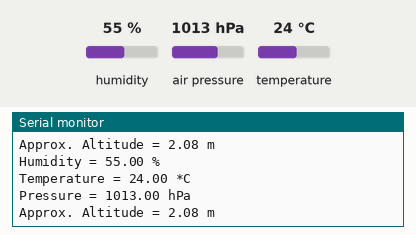
Simulated run of this sketch. Board: Arduino Uno, built with avr-gcc and run on an emulated ATmega328P. Shown: the last lines printed to the serial monitor. The inputs (shaded band) are chosen by the test bench; at power-on: humidity 55 %, air pressure 1013 hPa, temperature 24 °C. Storage starts empty.

Above: at 1.2 s.
1.3 s: humidity set to 22 %
At 1.3 s:
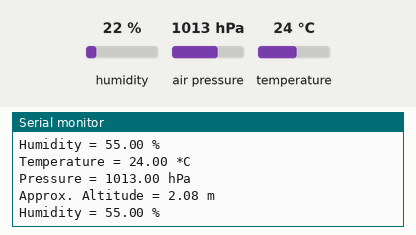
2.8 s: air pressure set to 952 hPa
At 3.6 s:
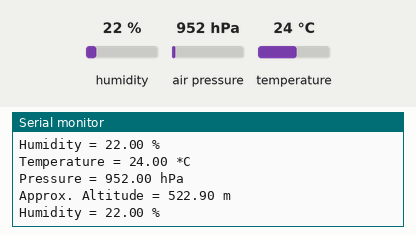

Measured:
- after the input at 2.8 s, the serial monitor: prints a new line after 0.46 s (image 2)

The sketch:

adafruit_BME280_WRITETOSD.ino
```cpp
/*
 * Complete Project Details https://randomnerdtutorials.com
*/

#include "Wire.h"
#include <SPI.h>
#include <Adafruit_Sensor.h>
#include <Adafruit_BME280.h>
#include<SD.h>

#define BME_SCK 13
#define BME_MISO 12
#define BME_MOSI 11
#define BME_CS 10

#define SEALEVELPRESSURE_HPA (1013.25)

File myFile;
Adafruit_BME280 bme; // I2C
//Adafruit_BME280 bme(BME_CS); // hardware SPI
//Adafruit_BME280 bme(BME_CS, BME_MOSI, BME_MISO, BME_SCK); // software SPI

unsigned long delayTime;

void setup() {
  Serial.begin(9600);
  Serial.println(F("BME280 test"));

   Serial.print("Initializing SD card...");

  if (!SD.begin(10)) {
    Serial.println("initialization failed!");
    while(1);
  }
Serial.println("initialization done.");
  Serial.println("-- Default Test --");

 if (!bme.begin()) {
    Serial.println("Could not find a valid BME280 sensor, check wiring!");
    while (1);
  }

myFile = SD.open("data.csv", FILE_WRITE);
myFile.println("Temperature (*C), Pressure (Pa), Approx. Altitude (m), Humidity (%)");
myFile.close();

}


void loop() {

  myFile = SD.open("data.csv", FILE_WRITE);

  printValues();
  delay(delayTime);
}


void printValues() {
  Serial.print("Temperature = ");
  Serial.print(bme.readTemperature());
  Serial.println(" *C");

  // Convert temperature to Fahrenheit
  /*Serial.print("Temperature = ");
  Serial.print(1.8 * bme.readTemperature() + 32);
  Serial.println(" *F");*/

  Serial.print("Pressure = ");
  Serial.print(bme.readPressure() / 100.0F);
  Serial.println(" hPa");

  Serial.print("Approx. Altitude = ");
  Serial.print(bme.readAltitude(SEALEVELPRESSURE_HPA));
  Serial.println(" m");

  Serial.print("Humidity = ");
  Serial.print(bme.readHumidity());
  Serial.println(" %");

  Serial.println();

  myFile.print(bme.readTemperature());
  myFile.print(", ");
  myFile.print(bme.readPressure() / 100.0F);
  myFile.print(", ");
  myFile.print(bme.readAltitude(SEALEVELPRESSURE_HPA));
  myFile.print(", ");
  myFile.println(bme.readHumidity());

  myFile.close();

  delay(1000);
}
```
